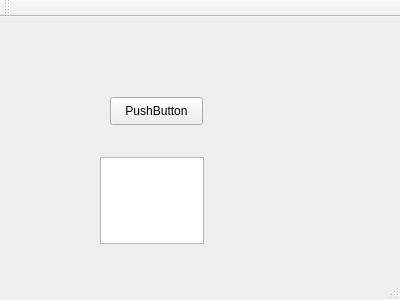
<?xml version="1.0" encoding="UTF-8"?>
<ui version="4.0">
 <class>pyprac</class>
 <widget class="QMainWindow" name="pyprac">
  <property name="geometry">
   <rect>
    <x>0</x>
    <y>0</y>
    <width>400</width>
    <height>300</height>
   </rect>
  </property>
  <property name="windowTitle">
   <string>pyprac</string>
  </property>
  <widget class="QWidget" name="centralWidget">
   <widget class="QPushButton" name="pushButton">
    <property name="geometry">
     <rect>
      <x>110</x>
      <y>80</y>
      <width>93</width>
      <height>28</height>
     </rect>
    </property>
    <property name="text">
     <string>PushButton</string>
    </property>
   </widget>
   <widget class="QTextEdit" name="textEdit">
    <property name="geometry">
     <rect>
      <x>100</x>
      <y>140</y>
      <width>104</width>
      <height>87</height>
     </rect>
    </property>
   </widget>
  </widget>
  <widget class="QMenuBar" name="menuBar">
   <property name="geometry">
    <rect>
     <x>0</x>
     <y>0</y>
     <width>400</width>
     <height>26</height>
    </rect>
   </property>
  </widget>
  <widget class="QToolBar" name="mainToolBar">
   <attribute name="toolBarArea">
    <enum>TopToolBarArea</enum>
   </attribute>
   <attribute name="toolBarBreak">
    <bool>false</bool>
   </attribute>
  </widget>
  <widget class="QStatusBar" name="statusBar"/>
 </widget>
 <layoutdefault spacing="6" margin="11"/>
 <resources/>
 <connections/>
</ui>
